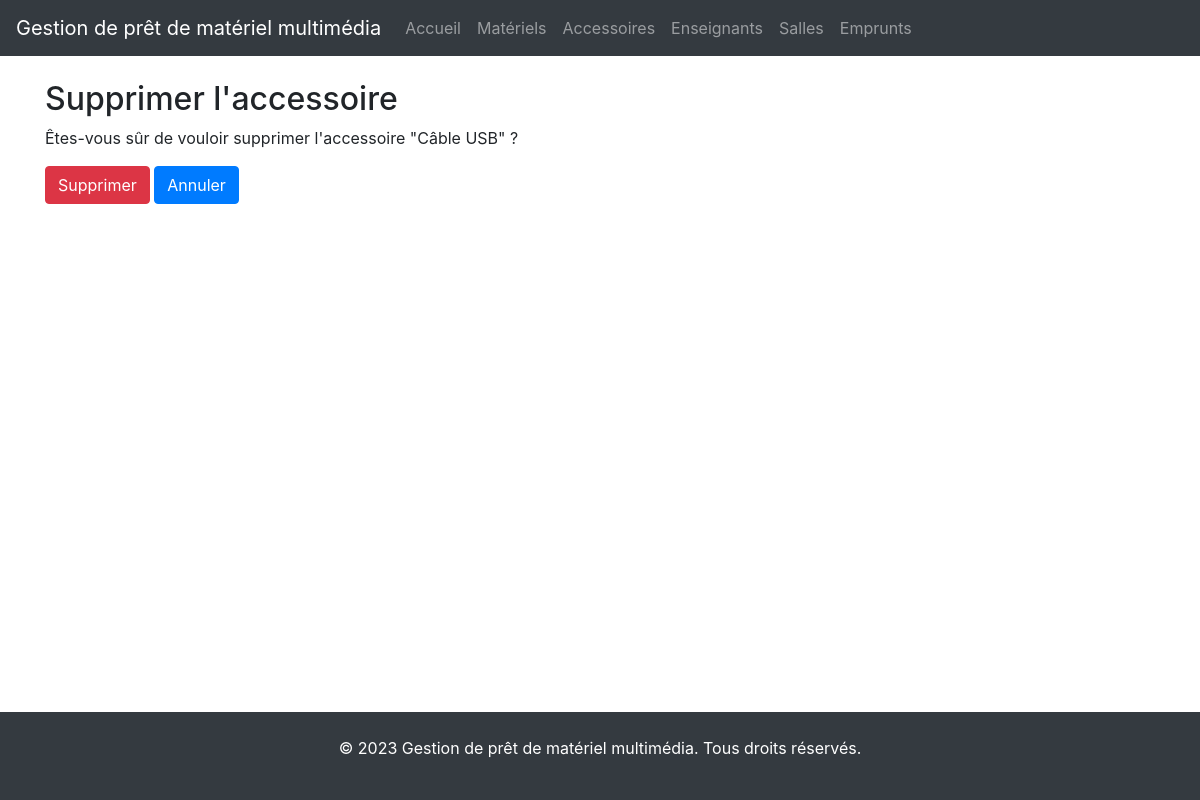
Before: /accessoires/supprimer/2/ with the older database file.
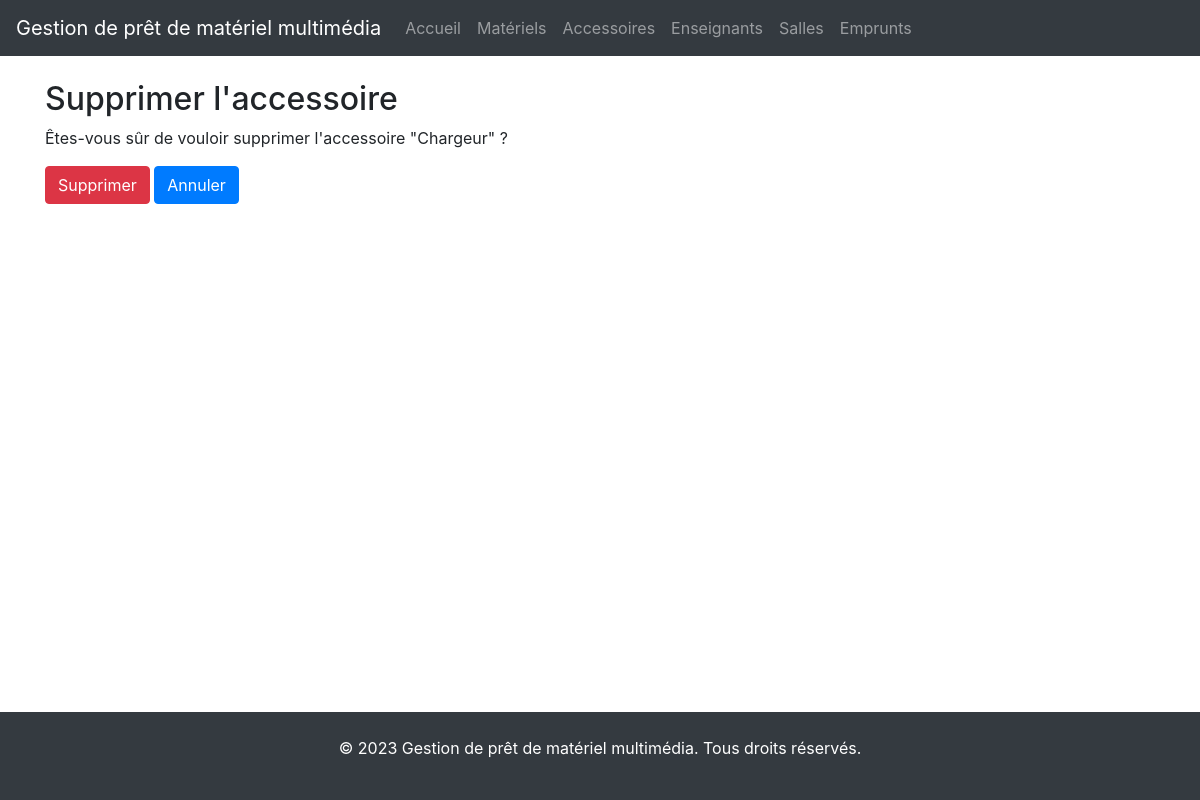
After: the same page with the newer database file.
### materiels/models.py (models this page shows, shortened)
class Accessoire(models.Model):
    nom = models.CharField(max_length=100)
    etat = models.CharField(max_length=100, null=True, blank=True)
    materiels = models.ManyToManyField(Materiel, related_name='accessoires')

### materiels/views.py (the view)
# urls.py: path('accessoires/supprimer/<int:accessoire_id>/', views.supprimer_accessoire, name='supprimer_accessoire'),
def supprimer_accessoire(request, accessoire_id):
    accessoire = get_object_or_404(Accessoire, id=accessoire_id)
    if request.method == 'POST':
        accessoire.delete()
        messages.success(request, "Accessoire supprimée avec succès.")
        return redirect('accessoires')
    context = {
        'accessoire': accessoire
    }
    return render(request, 'accessoires/delete.html', context)

### templates/accessoires/delete.html (shortened to what this page needs)
{% extends 'base.html' %}
{% block content %}
  <h2>Supprimer l'accessoire</h2>
  <p>Êtes-vous sûr de vouloir supprimer l'accessoire "{{ accessoire.nom }}" ?</p>
  <form method="POST">
    <button type="submit" class="btn btn-danger">Supprimer</button>
    <a class="btn btn-primary" href="{% url 'accessoires' %}">Annuler</a>
  </form>
{% endblock %}

Changed rows visible on the page:
changed Accessoire: nom "Câble USB" → "Chargeur"
